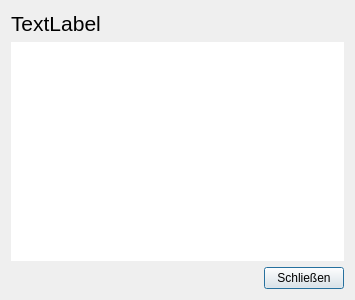
<?xml version="1.0" encoding="UTF-8"?>
<ui version="4.0">
 <class>Info</class>
 <widget class="QDialog" name="Info">
  <property name="geometry">
   <rect>
    <x>0</x>
    <y>0</y>
    <width>355</width>
    <height>300</height>
   </rect>
  </property>
  <property name="windowTitle">
   <string>Info</string>
  </property>
  <layout class="QGridLayout" name="gridLayout">
   <item row="0" column="0">
    <layout class="QVBoxLayout" name="verticalLayout">
     <item>
      <widget class="QLabel" name="label_title">
       <property name="font">
        <font>
         <pointsize>16</pointsize>
        </font>
       </property>
       <property name="text">
        <string>TextLabel</string>
       </property>
      </widget>
     </item>
     <item>
      <widget class="QTextEdit" name="textEdit">
       <property name="autoFillBackground">
        <bool>false</bool>
       </property>
       <property name="frameShape">
        <enum>QFrame::NoFrame</enum>
       </property>
       <property name="frameShadow">
        <enum>QFrame::Plain</enum>
       </property>
       <property name="lineWidth">
        <number>0</number>
       </property>
       <property name="verticalScrollBarPolicy">
        <enum>Qt::ScrollBarAlwaysOff</enum>
       </property>
       <property name="horizontalScrollBarPolicy">
        <enum>Qt::ScrollBarAlwaysOff</enum>
       </property>
       <property name="readOnly">
        <bool>true</bool>
       </property>
       <property name="acceptRichText">
        <bool>false</bool>
       </property>
      </widget>
     </item>
     <item>
      <layout class="QHBoxLayout" name="horizontalLayout">
       <item>
        <spacer name="horizontalSpacer">
         <property name="orientation">
          <enum>Qt::Horizontal</enum>
         </property>
         <property name="sizeHint" stdset="0">
          <size>
           <width>40</width>
           <height>20</height>
          </size>
         </property>
        </spacer>
       </item>
       <item>
        <widget class="QPushButton" name="pushButton_close">
         <property name="text">
          <string>Schließen</string>
         </property>
        </widget>
       </item>
      </layout>
     </item>
    </layout>
   </item>
  </layout>
 </widget>
 <resources/>
 <connections/>
</ui>
